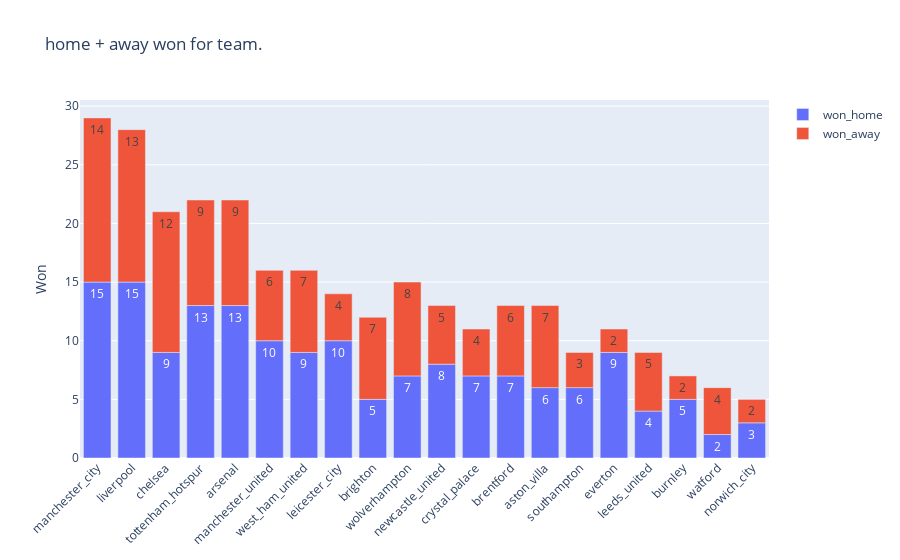

Source (notebook cell):
### Code cell
statistics_home_away(_name='won', save_fig=True)

### Figure 1 — Plotly figure (JSON) as saved in the notebook; plotly's stock layout.template omitted (floating-point values rounded to 4 significant figures)
{"data": [{"name": "won_home", "offsetgroup": "2", "text": ["15", "15", "9", "13", "13", "10", "9", "10", "5", "7", "8", "7", "7", "6", "6", "9", "4", "5", "2", "3"], "type": "bar", "x": ["manchester_city", "liverpool", "chelsea", "tottenham_hotspur", "arsenal", "manchester_united", "west_ham_united", "leicester_city", "brighton", "wolverhampton", "newcastle_united", "crystal_palace", "brentford", "aston_villa", "southampton", "everton", "leeds_united", "burnley", "watford", "norwich_city"], "y": [15, 15, 9, 13, 13, 10, 9, 10, 5, 7, 8, 7, 7, 6, 6, 9, 4, 5, 2, 3]}, {"base": [15, 15, 9, 13, 13, 10, 9, 10, 5, 7, 8, 7, 7, 6, 6, 9, 4, 5, 2, 3], "hovertext": ["14", "13", "12", "9", "9", "6", "7", "4", "7", "8", "5", "4", "6", "7", "3", "2", "5", "2", "4", "2"], "name": "won_away", "offsetgroup": "2", "text": ["14", "13", "12", "9", "9", "6", "7", "4", "7", "8", "5", "4", "6", "7", "3", "2", "5", "2", "4", "2"], "type": "bar", "x": ["manchester_city", "liverpool", "chelsea", "tottenham_hotspur", "arsenal", "manchester_united", "west_ham_united", "leicester_city", "brighton", "wolverhampton", "newcastle_united", "crystal_palace", "brentford", "aston_villa", "southampton", "everton", "leeds_united", "burnley", "watford", "norwich_city"], "y": [14, 13, 12, 9, 9, 6, 7, 4, 7, 8, 5, 4, 6, 7, 3, 2, 5, 2, 4, 2]}], "layout": {"title": {"text": "home + away won for team."}, "xaxis": {"tickangle": -45}, "yaxis": {"title": {"text": "Won"}}}}
